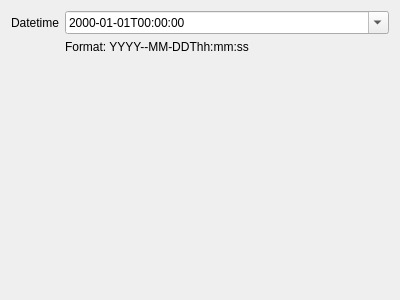
<?xml version="1.0" encoding="UTF-8"?>
<!--
######################################################################################################################
# Copyright (C) 2017-2021 Spine project consortium
# This file is part of Spine Toolbox.
# Spine Toolbox is free software: you can redistribute it and\/or modify it under the terms of the GNU Lesser General
# Public License as published by the Free Software Foundation, either version 3 of the License, or (at your option)
# any later version. This program is distributed in the hope that it will be useful, but WITHOUT ANY WARRANTY;
# without even the implied warranty of MERCHANTABILITY or FITNESS FOR A PARTICULAR PURPOSE. See the GNU Lesser General
# Public License for more details. You should have received a copy of the GNU Lesser General Public License along with
# this program. If not, see <http:\/\/www.gnu.org\/licenses\/>.
######################################################################################################################
-->
<ui version="4.0">
 <class>DatetimeEditor</class>
 <widget class="QWidget" name="DatetimeEditor">
  <property name="geometry">
   <rect>
    <x>0</x>
    <y>0</y>
    <width>400</width>
    <height>300</height>
   </rect>
  </property>
  <property name="windowTitle">
   <string>Form</string>
  </property>
  <layout class="QVBoxLayout" name="verticalLayout">
   <item>
    <layout class="QFormLayout" name="layout">
     <item row="0" column="0">
      <widget class="QLabel" name="datetime_edit_label">
       <property name="text">
        <string>Datetime</string>
       </property>
      </widget>
     </item>
     <item row="0" column="1">
      <layout class="QVBoxLayout" name="edit_layout">
       <item>
        <widget class="QDateTimeEdit" name="datetime_edit">
         <property name="displayFormat">
          <string>yyyy-MM-ddTHH:mm:ss</string>
         </property>
         <property name="calendarPopup">
          <bool>true</bool>
         </property>
        </widget>
       </item>
       <item>
        <widget class="QLabel" name="format_label">
         <property name="text">
          <string>Format: YYYY--MM-DDThh:mm:ss</string>
         </property>
        </widget>
       </item>
      </layout>
     </item>
    </layout>
   </item>
  </layout>
 </widget>
 <resources/>
 <connections/>
</ui>
